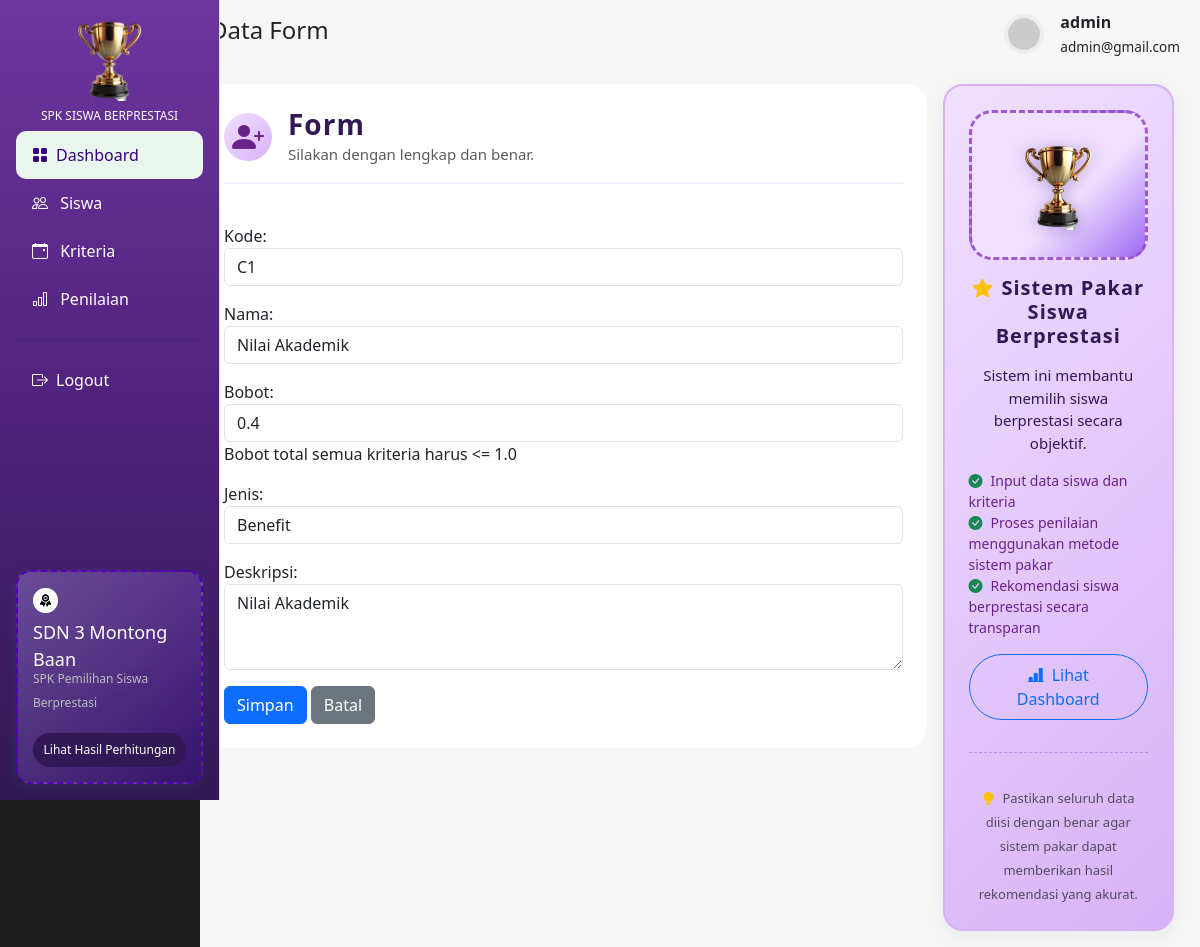
The app's page /kriteria/update/1/ (signed in), older data.
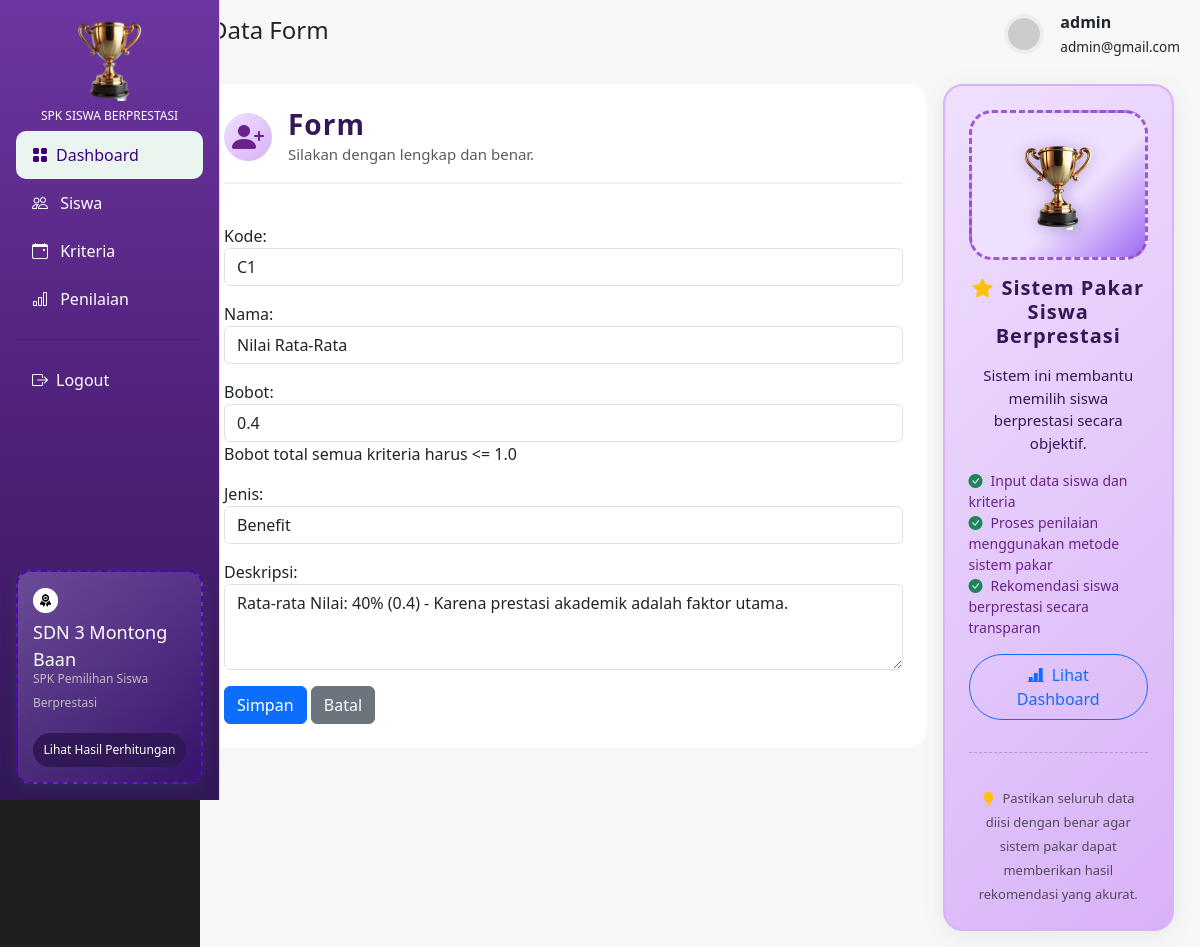
The same page, newer data.
### spk_prestasi_app/models.py (models this page shows, shortened)
class Kriteria(models.Model):
    kode = models.CharField(max_length=5, unique=True)
    nama = models.CharField(max_length=50)
    bobot = models.FloatField(
        validators=[MinValueValidator(0.0), MaxValueValidator(1.0)],
        help_text="Bobot total semua kriteria harus <= 1.0"
    )
    jenis = models.CharField(max_length=7, choices=JENIS_KRITERIA)
    deskripsi = models.TextField(blank=True)

### spk_prestasi_app/views.py (the view)
# urls.py: path('kriteria/update/<int:id>/', views.kriteria_update, name='kriteria_update'),
@login_required
def kriteria_update(request, id):
    kriteria = get_object_or_404(Kriteria, id=id)
    if request.method == 'POST':
        form = KriteriaForm(request.POST, instance=kriteria)
        if form.is_valid():
            kriteria = form.save()
            LogAktivitas.objects.create(
                user=request.user,
                aksi='edit',
                objek='Kriteria',
                object_id=kriteria.id,
                keterangan=f"Memperbarui data kriteria: {kriteria.nama}"
            )
            messages.success(request, "Data kriteria berhasil diperbarui!")
            return redirect('kriteria_list')
    else:
        form = KriteriaForm(instance=kriteria)
    context = {
        'form': form,
        'title': 'Edit Kriteria',
        'form_name': 'Edit Kriteria',
    }
    return render(request, 'spk/forms/form.html', context)

### spk_prestasi_app/forms.py
class KriteriaForm(forms.ModelForm):
    class Meta:
        model = Kriteria
        fields = '__all__'
        widgets = {
            'kode': forms.TextInput(attrs={'class': 'form-control', 'placeholder': 'Masukkan Kode'}),
            'nama': forms.TextInput(attrs={'class': 'form-control', 'placeholder': 'Masukkan Nama Kriteria'}),
            'jenis': forms.Select(attrs={'class': 'form-control'}),
            'bobot': forms.NumberInput(attrs={'class': 'form-control', 'step': '0.01', 'placeholder': 'Masukkan Bobot'}),
            'deskripsi': forms.Textarea(attrs={'rows': 3, 'class': 'form-control', 'placeholder': 'Masukkan Deskripsi'}),
        }
    def __init__(self, *args, **kwargs):
        super().__init__(*args, **kwargs)
        self.fields['bobot'].widget.attrs.update({'step': '0.01'})

### templates/spk/forms/form.html (shortened to what the changed rows need)
{% extends "base.html" %}
{% load static %}
{% block content %}
<div class="row g-3">
    <div class="row g-3 mb-3">
        <div class="col-md-9">
            <div class="card-custom1 d-flex flex-column justify-content-center p-4">
                <form method="POST">
                    {{ form.as_p }}
                </form>
            </div>
        </div>
    </div>
</div>
{% endblock %}

Row changes from the older to the newer data that the page shows:
changed Kriteria "Benefit": nama "Nilai Akademik" → "Nilai Rata-Rata"; deskripsi "Nilai Akademik" → "Rata-rata Nilai: 40% (0.4) - Karena prestasi akademik adalah faktor utama."
